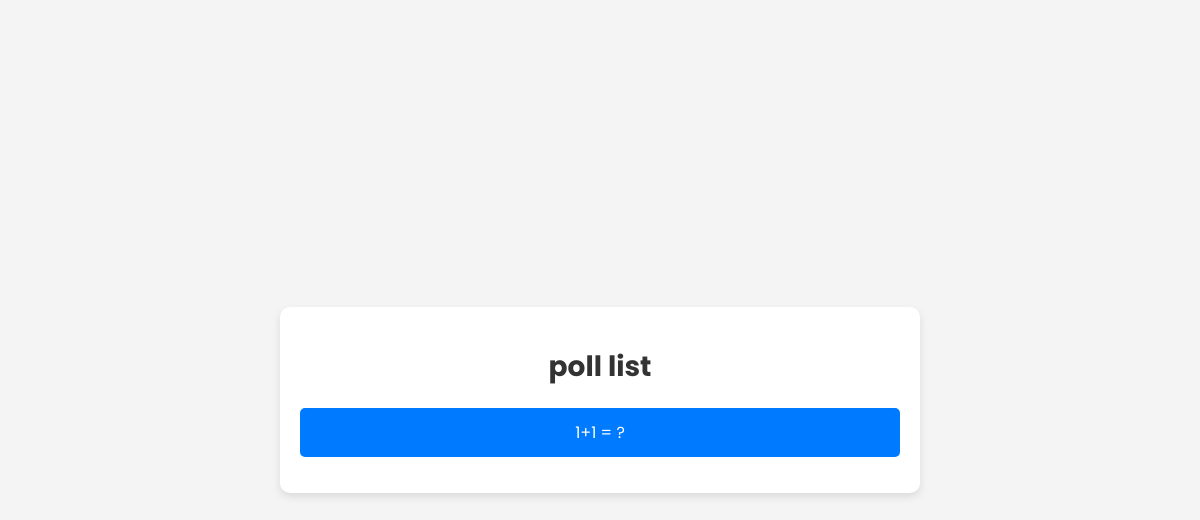
The app's page /, older data.
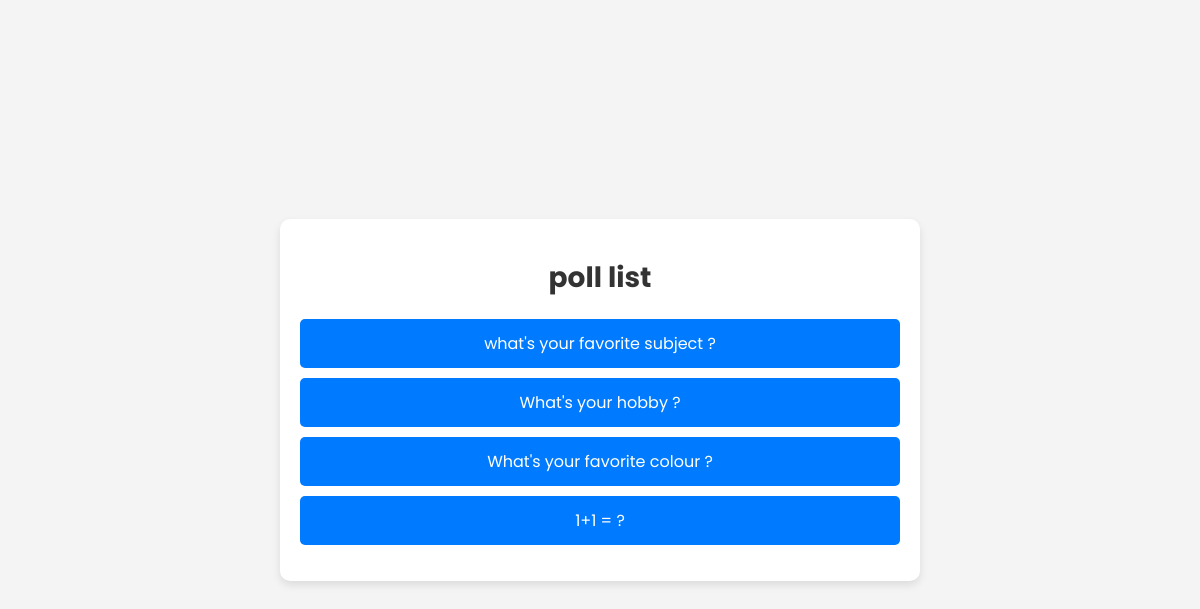
The same page, newer data.
### mypoll/models.py (models this page shows, shortened)
class Question(models.Model):
    question_text = models.CharField(max_length=200)
    pub_date = models.DateTimeField("date published")
    is_private = models.BooleanField(default=False)

### mypoll/views.py (the view)
# urls.py: path("", views.IndexView.as_view(), name="index"),
class IndexView(generic.ListView):
    template_name = "mypoll/index.html"
    context_object_name = "latest_question_list"
    def get_queryset(self):
        return Question.objects.order_by("-pub_date")[:5]

### mypoll/templates/mypoll/index.html (shortened to what this page needs)
<!DOCTYPE html>
<html lang="th">
<head>
</head>
<body>
    <div class="container">
        <h1 class ="title"> poll list</h1>
        {% if latest_question_list %}
            <ul>
            {% for question in latest_question_list %}
                <li><a class="poll-link" href="{% url 'mypoll:detail' question.id %}">{{ question.question_text }}</a></li>
            {% endfor %}
            </ul>
        {% else %}
            <p class="no-polls">😞 No polls are available</p>
        {% endif %}
    </div>
</body>
</html>

### mypoll/templates/mypoll/index.html (style rules this page uses)
body { font-family: 'Poppins', sans-serif; background-color: #f4f4f4; display: flex; justify-content: center; align-items: center; height: 100vh; margin: 0; }
.container { background: white; padding: 20px; border-radius: 10px; box-shadow: 0 4px 8px rgba(0, 0, 0, 0.1); text-align: center; width: 50%; }
h1 { font-size: 28px; color: #333; margin-bottom: 20px; }
ul { list-style: none; padding: 0; }
li { margin: 10px 0; }
.poll-link { display: block; padding: 12px; background-color: #007bff; color: white; text-decoration: none; border-radius: 5px; transition: background-color 0.3s, transform 0.2s; }

Row changes from the older to the newer data that the page shows:
added Question: question_text "what's your favorite subject ?"
added Question: question_text "What's your hobby ?"
added Question: question_text "What's your favorite colour ?"
